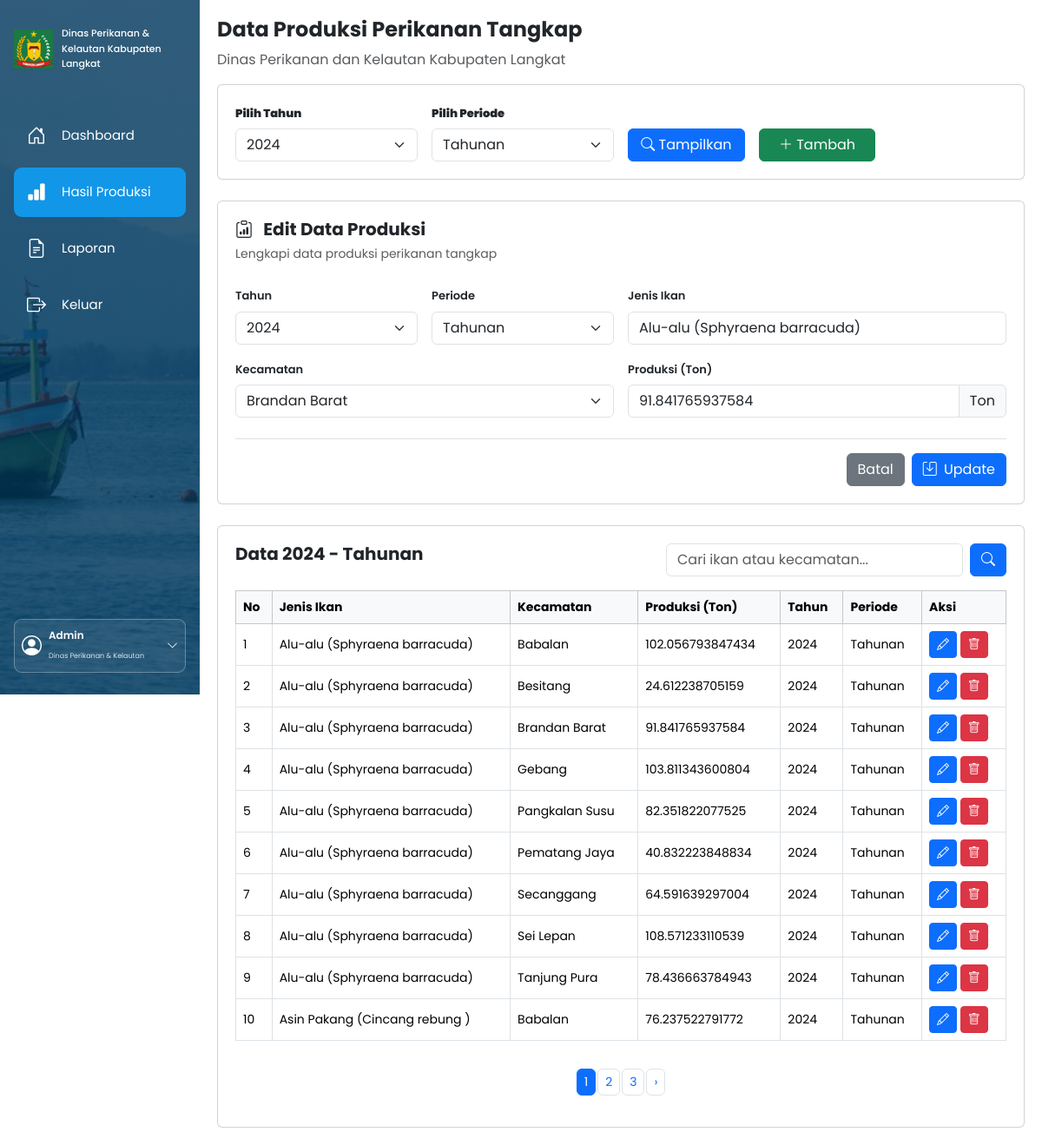
The app's page /hasil_produksi.php?tahun=2024&periode=Tahunan&page=1&edit=492 (signed in) with its own data.
### tables this page shows
CREATE TABLE `hasil_produksi` (
  `id` int(11) NOT NULL,
  `Tahun` int(11) NOT NULL,
  `Triwulan` varchar(10) DEFAULT NULL,
  `Nama_ikan` varchar(255) NOT NULL,
  `Daerah` varchar(100) NOT NULL,
  `produksi` decimal(20,12) NOT NULL DEFAULT 0.000000000000,
  `jumlah` decimal(20,12) NOT NULL DEFAULT 0.000000000000
);

### hasil_produksi.php (the view, shortened to what this page needs)
<?php
$tahun   = $_GET['tahun'] ?? '2024';
$periode = $_GET['periode'] ?? 'Tahunan';
$cari    = $_GET['cari'] ?? '';
$page    = max(1, (int)($_GET['page'] ?? 1));
$limit   = 10;
$lokasi = [
    'Babalan','Bahorok','Batang Serangan','Besitang','Binjai',
    'Brandan Barat','Gebang','Hinai','Kuala','Kutambaru',
    'Padang Tualang','Pangkalan Susu','Pematang Jaya','Salapian',
    'Sawit Seberang','Secanggang','Sei Bingai','Sei Lepan',
    'Selesai','Sirapit','Stabat','Tanjung Pura','Wampu'
];
$where = "WHERE Tahun='$tahun'";
$where .= $periode == 'Tahunan'
    ? " AND (Triwulan='' OR Triwulan IS NULL)"
    : " AND Triwulan='$periode'";
$total = mysqli_fetch_assoc(mysqli_query($koneksi,"
    SELECT COUNT(*) total FROM hasil_produksi $where
"))['total'];
$totalHalaman = max(1,ceil($total/$limit));
$page = min($page,$totalHalaman);
$mulai = ($page-1)*$limit;
$data = mysqli_query($koneksi,"
    SELECT * FROM hasil_produksi
    $where
    ORDER BY Nama_ikan,Daerah
    LIMIT $mulai,$limit
");
$edit = null;
if(isset($_GET['edit'])){
    $id = (int)$_GET['edit'];
    $edit = mysqli_fetch_assoc(mysqli_query($koneksi,"
        SELECT * FROM hasil_produksi WHERE id='$id'
    "));
}
?>
<!DOCTYPE html>
<html lang="id">
<head>
<link href="https://cdn.jsdelivr.net/npm/bootstrap@5.3.8/dist/css/bootstrap.min.css" rel="stylesheet">
<link href="https://cdn.jsdelivr.net/npm/bootstrap-icons@1.11.3/font/bootstrap-icons.css" rel="stylesheet">
</head>
<body>
<?php include "index.php"; ?>
<main>
<h4 class="fw-bold">Data Produksi Perikanan Tangkap</h4>
<p class="text-muted">
Dinas Perikanan dan Kelautan Kabupaten Langkat
</p>
<div class="card mb-4">
<form method="GET">
<div class="row g-3 align-items-end">
<div class="col-md-3">
<label class="form-label"><b>Pilih Tahun</b></label>
<select name="tahun" class="form-select">
<?php foreach(['2024','2025','2026'] as $t): ?>
<option value="<?= $t ?>" <?= $tahun==$t?'selected':'' ?>>
<?= $t ?>
</option>
<?php endforeach; ?>
</select>
</div>
<div class="col-md-3">
<label class="form-label"><b>Pilih Periode</b></label>
<select name="periode" class="form-select">
<?php foreach(['Tahunan','TW I','TW II','TW III','TW IV'] as $p): ?>
<option value="<?= $p ?>" <?= $periode==$p?'selected':'' ?>>
<?= $p ?>
</option>
<?php endforeach; ?>
</select>
</div>
<div class="col-md-2">
<button class="btn btn-primary w-100">
<i class="bi bi-search"></i> Tampilkan
</button>
</div>
<div class="col-md-2">
<button type="button" class="btn btn-success w-100"
data-bs-toggle="collapse" data-bs-target="#formData">
<i class="bi bi-plus-lg"></i> Tambah
</button>
</div>
</div>
</form>
</div>
<div class="collapse <?= $edit?'show':'' ?>" id="formData">
<div class="card mb-4">
    <div class="d-flex justify-content-between align-items-center mb-4">
        <div>
            <h5 class="fw-bold mb-1">
                <i class="bi bi-clipboard-data me-2"></i>
                <?= $edit?'Edit Data Produksi':'Tambah Data Produksi' ?>
            </h5>
            <small class="text-muted">Lengkapi data produksi perikanan tangkap</small>
        </div>
    </div>
    <form method="POST">
        <div class="row g-3">
            <div class="col-md-3">
                <label class="form-label">Tahun</label>
                <select name="tahun" class="form-select" required>
                    <?php foreach(['2024','2025','2026'] as $t): ?>
                    <option value="<?= $t ?>" <?= ($edit ? $edit['Tahun'] : $tahun)==$t?'selected':'' ?>>
                        <?= $t ?>
                    </option>
                    <?php endforeach; ?>
                </select>
            </div>
            <div class="col-md-3">
                <label class="form-label">Periode</label>
                <select name="periode" class="form-select" required>
                    <?php foreach(['Tahunan','TW I','TW II','TW III','TW IV'] as $p): ?>
                    <option value="<?= $p ?>" <?= ($edit ? ($edit['Triwulan'] ?: 'Tahunan') : $periode)==$p?'selected':'' ?>>
                        <?= $p ?>
                    </option>
                    <?php endforeach; ?>
                </select>
            </div>
            <div class="col-md-6">
                <label class="form-label">Jenis Ikan</label>
                <input list="daftarIkan" type="text" name="ikan"
                       class="form-control"
                       placeholder="Cari atau ketik jenis ikan..."
                       value="<?= $edit?htmlspecialchars($edit['Nama_ikan']):'' ?>"
                       required>
            </div>
            <div class="col-md-6">
                <label class="form-label">Kecamatan</label>
                <select name="daerah" class="form-select" required>
                    <?php foreach($lokasi as $l): ?>
                    <option value="<?= htmlspecialchars($l) ?>" <?= $edit && $edit['Daerah']==$l?'selected':'' ?>>
                        <?= htmlspecialchars($l) ?>
                    </option>
                    <?php endforeach; ?>
                </select>
            </div>
            <div class="col-md-6">
                <label class="form-label">Produksi (Ton)</label>
                <div class="input-group">
                    <input type="number" step="any" name="produksi"
                           class="form-control"
                           placeholder="Masukkan jumlah produksi"
                           value="<?= $edit?htmlspecialchars($edit['produksi']):'' ?>"
                           required>
                    <span class="input-group-text">Ton</span>
                </div>
            </div>
        </div>
        <div class="d-flex justify-content-end gap-2 mt-4 pt-3 border-top">
            <a href="hasil_produksi.php?tahun=<?= $tahun ?>&periode=<?= urlencode($periode) ?>"
               class="btn btn-secondary">
                Batal
            </a>
            <button type="submit" name="<?= $edit?'update':'simpan' ?>" class="btn btn-primary">
                <i class="bi bi-save me-1"></i>
                <?= $edit?'Update':'Simpan' ?>
            </button>
        </div>
    </form>
</div>
</div>
<div class="card">
<div class="d-flex justify-content-between mb-3">
<h5 class="fw-bold mb-0">
Data <?= htmlspecialchars($tahun) ?> - <?= htmlspecialchars($periode) ?>
</h5>
<form method="GET" class="d-flex">
<input type="text" name="cari" class="form-control me-2"
placeholder="Cari ikan atau kecamatan..."
value="<?= htmlspecialchars($cari) ?>">
<button class="btn btn-primary">
<i class="bi bi-search"></i>
</button>
</form>
</div>
<div class="table-responsive">
<table class="table table-bordered table-hover">
<thead class="table-light">
<tr>
<th>No</th>
<th>Jenis Ikan</th>
<th>Kecamatan</th>
<th>Produksi (Ton)</th>
<th>Tahun</th>
<th>Periode</th>
<th>Aksi</th>
</tr>
</thead>
<tbody>
<?php if(mysqli_num_rows($data)>0): ?>
<?php $no=$mulai+1; ?>
<?php while($row=mysqli_fetch_assoc($data)): ?>
<tr>
<td><?= $no++ ?></td>
<td><?= htmlspecialchars($row['Nama_ikan']) ?></td>
<td><?= htmlspecialchars($row['Daerah']) ?></td>
<td><?= htmlspecialchars($row['produksi']) ?></td>
<td><?= htmlspecialchars($row['Tahun']) ?></td>
<td><?= !empty($row['Triwulan'])?htmlspecialchars($row['Triwulan']):'Tahunan' ?></td>
<td>
<a class="btn btn-primary btn-sm"
href="hasil_produksi.php?tahun=<?= $tahun ?>&periode=<?= urlencode($periode) ?>&page=<?= $page ?>&edit=<?= $row['id'] ?>">
<i class="bi bi-pencil"></i>
</a>
<a class="btn btn-danger btn-sm"
onclick="return confirm('Yakin ingin menghapus data ini?')"
href="hasil_produksi.php?tahun=<?= $tahun ?>&periode=<?= urlencode($periode) ?>&hapus=<?= $row['id'] ?>">
<i class="bi bi-trash"></i>
</a>
</td>
</tr>
<?php endwhile; ?>
<?php endif; ?>
</tbody>
</table>
</div>
<?php if($totalHalaman>1): ?>
<div class="d-flex justify-content-center mt-3">
<ul class="pagination pagination-sm">
<?php
$awal=max(1,$page-2);
$akhir=min($totalHalaman,$page+2);
?>
<?php for($i=$awal;$i<=$akhir;$i++): ?>
<li class="page-item <?= $i==$page?'active':'' ?>">
<a class="page-link"
href="?tahun=<?= $tahun ?>&periode=<?= urlencode($periode) ?>&cari=<?= urlencode($cari) ?>&page=<?= $i ?>">
<?= $i ?>
</a>
</li>
<?php endfor; ?>
<?php if($page<$totalHalaman): ?>
<li class="page-item">
<a class="page-link"
href="?tahun=<?= $tahun ?>&periode=<?= urlencode($periode) ?>&cari=<?= urlencode($cari) ?>&page=<?= $page+1 ?>">
›
</a>
</li>
<?php endif; ?>
</ul>
</div>
<?php endif; ?>
</div>
</main>
</body>
</html>

### hasil_produksi.php (style rules this page uses)
body { background:#f5f8fb;font-family:Arial,sans-serif }
main { margin-left:230px;padding:20px }
.card { border:0;border-radius:10px;padding:20px }
.table { font-size:14px }
.table th,.table td { vertical-align:middle }
.pagination .page-link { margin:0 3px;border-radius:6px!important }
.form-label { font-size:13px;font-weight:600;margin-bottom:7px }
.form-control,.form-select { font-size:13px;border-radius:8px;padding:10px 12px }
.input-group-text { font-size:13px }

### index.php (style rules this page uses)
* { font-family:'Poppins',sans-serif; }

### records on screen
hasil_produksi: tahun "2024", periode "Tahunan", ikan "Alu-alu (Sphyraena barracuda)", daerah "Brandan Barat", produksi "91.841765937584", Nama_ikan "Alu-alu (Sphyraena barracuda)", Daerah "Brandan Barat", Tahun "2024"
hasil_produksi: Nama_ikan "Alu-alu (Sphyraena barracuda)", Daerah "Babalan", produksi "102.056793847434", Tahun "2024", shows "Tahunan"
hasil_produksi: Nama_ikan "Alu-alu (Sphyraena barracuda)", Daerah "Besitang", produksi "24.612238705159", Tahun "2024", shows "Tahunan"
hasil_produksi: Nama_ikan "Alu-alu (Sphyraena barracuda)", Daerah "Gebang", produksi "103.811343600804", Tahun "2024", shows "Tahunan"
hasil_produksi: Nama_ikan "Alu-alu (Sphyraena barracuda)", Daerah "Pangkalan Susu", produksi "82.351822077525", Tahun "2024", shows "Tahunan"
hasil_produksi: Nama_ikan "Alu-alu (Sphyraena barracuda)", Daerah "Pematang Jaya", produksi "40.832223848834", Tahun "2024", shows "Tahunan"
hasil_produksi: Nama_ikan "Alu-alu (Sphyraena barracuda)", Daerah "Secanggang", produksi "64.591639297004", Tahun "2024", shows "Tahunan"
hasil_produksi: Nama_ikan "Alu-alu (Sphyraena barracuda)", Daerah "Sei Lepan", produksi "108.571233110539", Tahun "2024", shows "Tahunan"
hasil_produksi: Nama_ikan "Alu-alu (Sphyraena barracuda)", Daerah "Tanjung Pura", produksi "78.436663784943", Tahun "2024", shows "Tahunan"
hasil_produksi: Nama_ikan "Asin Pakang (Cincang rebung )", Daerah "Babalan", produksi "76.237522791772", Tahun "2024", shows "Tahunan"

### other values on screen
$tahun "2024"
$periode "Tahunan"
form field tahun "2024"
form field periode "Tahunan"
